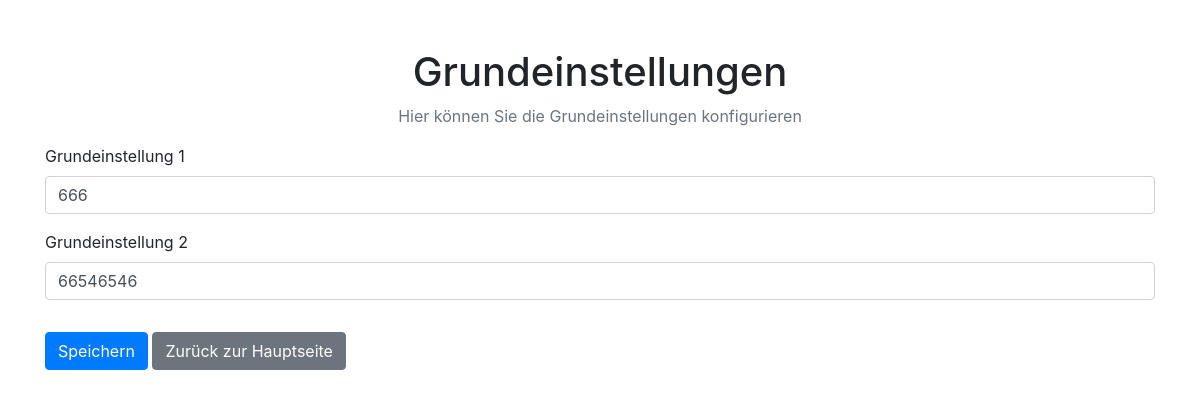
Before: /basic_settings with the older database file.
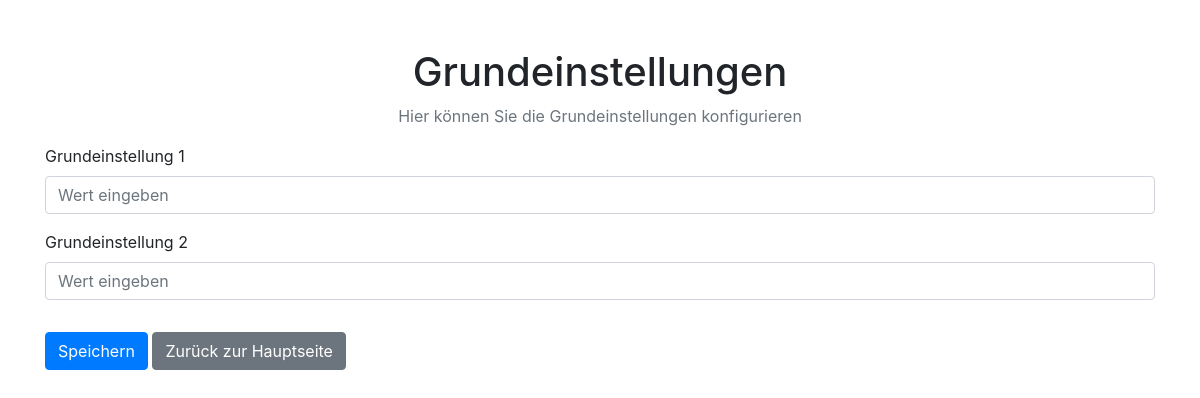
After: the same page with the newer database file.
### tables this page shows
CREATE TABLE basic_settings (
        id INTEGER PRIMARY KEY AUTOINCREMENT,
        name TEXT UNIQUE NOT NULL,
        value TEXT
    );

### app.py (the view, shortened to what this page needs)
@app.route('/basic_settings', methods=['GET', 'POST'])
def basic_settings():
    basic_settings = get_settings('basic_settings')
    print("Geladene Grundeinstellungen:", basic_settings)  # Debugging-Ausgabe
    return render_template('basic_settings.html', basic_settings=basic_settings)

### app.py (called while the page is built)
def get_db_connection():
    def trace_callback(sql):
        with open('sql_log.txt', 'a') as f:
            f.write(f"[SQL TRACE]: {sql}\n")
    conn = sqlite3.connect('cocktails.db', timeout=10)
    conn.row_factory = sqlite3.Row
    conn.set_trace_callback(trace_callback)  # Logging aktivieren
    return conn

def get_settings(table):
    conn = get_db_connection()
    cursor = conn.execute(f'SELECT * FROM {table}')
    settings = {row['name']: row['value'] for row in cursor.fetchall()}
    conn.close()
    return settings

### templates/basic_settings.html (shortened to what this page needs)
<!DOCTYPE html>
<html lang="de">
<head>
    <link href="https://stackpath.bootstrapcdn.com/bootstrap/4.5.2/css/bootstrap.min.css" rel="stylesheet">
</head>
<body>
    <div class="container mt-5">
        <h1 class="text-center">Grundeinstellungen</h1>
        <p class="text-center text-muted">Hier können Sie die Grundeinstellungen konfigurieren</p>
        <form method="POST">
            <div class="form-group">
                <label for="basic_setting1">Grundeinstellung 1</label>
                <input type="text" class="form-control" id="basic_setting1" name="basic_setting1" value="{{ basic_settings.get('basic_setting1', '') }}" placeholder="Wert eingeben">
            </div>
            <div class="form-group">
                <label for="basic_setting2">Grundeinstellung 2</label>
                <input type="text" class="form-control" id="basic_setting2" name="basic_setting2" value="{{ basic_settings.get('basic_setting2', '') }}" placeholder="Wert eingeben">
            </div>
            <button type="submit" class="btn btn-primary mt-3">Speichern</button>
            <a href="{{ url_for('index') }}" class="btn btn-secondary mt-3">Zurück zur Hauptseite</a>
        </form>
    </div>
</body>
</html>

Changed rows visible on the page:
removed basic_settings: basic_setting1 "666"
removed basic_settings: basic_setting2 "66546546"
